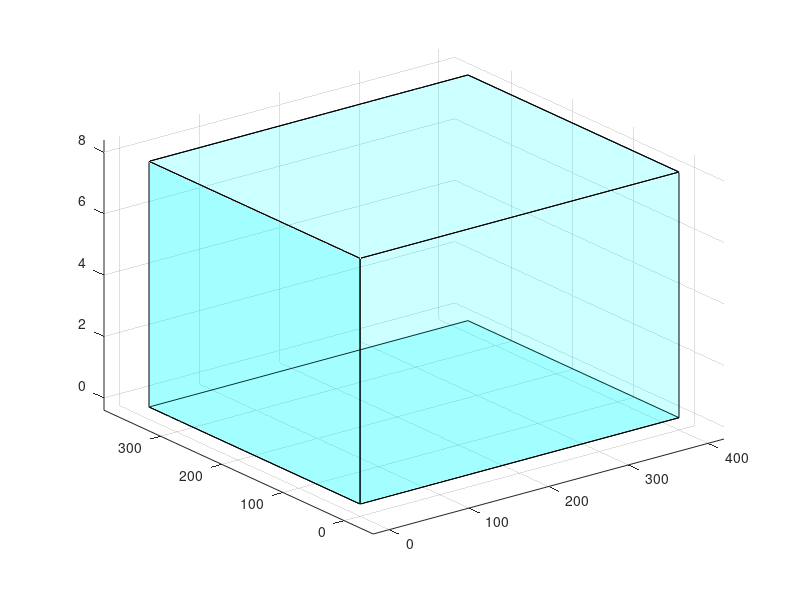

Reproduce this figure in MATLAB.
% cuboid
x_lim = [0,400];
y_lim = [0,345];
z_lim = [0,8];
c(1,1,:) = [0,200,100];

[x,y] = meshgrid(x_lim,y_lim);
for z = z_lim
    surf(x,y,z*ones(2),repmat(c,[2,2,1]),'FaceAlpha',0.2);
    hold on;
end
x = repmat([x_lim,fliplr(x_lim),x_lim(1)],[2,1]);
y = repmat([reshape([y_lim;y_lim],[1,4]),y_lim(1)],[2,1]);
z = repmat(z_lim',[1,5]);
surf(x,y,z,repmat(c,[2,5,1]),'FaceAlpha',0.2);

xlim(x_lim*1.1-max(x_lim)*0.05);
ylim(x_lim*1.1-(max(x_lim)*1.1-max(y_lim))*0.5);
zlim(z_lim*1.1-max(z_lim)*0.05);
